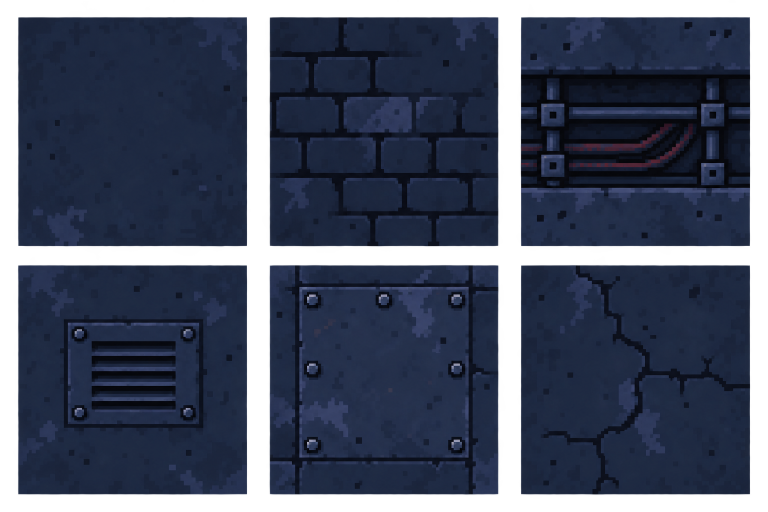
#> input picture Assets/Generated/PowerRelayRoom/Source/power_relay_background_sheet_v1.png, 1536 x 1024 px (shown at 1/2 size)
$ python build_power_relay_room_assets.py
#> lines starting #> are read from the running program, lines starting #| are printed output that depends on the picture
"""Build the Power Relay Room art pack from the generated source sheets.

The source sheets are intentionally kept in Assets/Generated/PowerRelayRoom/Source.
This script turns them into the ART_GUIDE §10 deliverables:

* Native8: 1 art pixel = 1 pixel, 16x16 modular cells, binary alpha.
* GameReady: the same assets enlarged 8x with nearest-neighbour sampling.
* GodotPrototype/assets/power_relay_room: a game-facing copy of GameReady.

The generated images are treated as visual source material only. Cropping, alpha
cleanup, palette reduction, and the part manifest are deterministic here so the
room can be rebuilt without hand-editing a large atlas.
"""

from __future__ import annotations

import json
import shutil
from pathlib import Path

from PIL import Image


ROOT = Path(__file__).resolve().parents[1]
SOURCE = ROOT / "Assets" / "Generated" / "PowerRelayRoom" / "Source"
NATIVE = ROOT / "Assets" / "GameReady" / "Native8" / "PowerRelayRoom"
GAME = ROOT / "Assets" / "GameReady" / "PowerRelayRoom"
GODOT = ROOT / "GodotPrototype" / "assets" / "power_relay_room"


def mkdirs() -> None:
    for root in (NATIVE, GAME, GODOT):
        for folder in ("Tiles/Background", "Tiles/Frame", "Tiles/Frame/InnerCorners", "Props", "Lighting", "Cables", "Destruction", "Validation"):
            (root / folder).mkdir(parents=True, exist_ok=True)


def binary_alpha(img: Image.Image, threshold: int = 128) -> Image.Image:
    rgba = img.convert("RGBA")
    alpha = rgba.getchannel("A").point(lambda value: 255 if value >= threshold else 0)
    rgba.putalpha(alpha)
    return rgba


def quantize_rgba(img: Image.Image, colors: int) -> Image.Image:
    rgba = binary_alpha(img)
    quantized = rgba.convert("RGB").quantize(colors=colors, method=Image.Quantize.MEDIANCUT, dither=Image.Dither.NONE).convert("RGB")
    quantized.putalpha(rgba.getchannel("A"))
    return quantized


# [17 lines left out: functions trim, fit_sprite, not called in this run]


def save_pair(native_img: Image.Image, relative: str) -> None:
    native_path = NATIVE / relative
    game_path = GAME / relative.replace(".png", "_game_scale.png")
    godot_path = GODOT / relative
    for path in (native_path, game_path, godot_path):
        path.parent.mkdir(parents=True, exist_ok=True)
    native_img.save(native_path, optimize=True)
    game = native_img.resize((native_img.width * 8, native_img.height * 8), Image.Resampling.NEAREST)
    game.save(game_path, optimize=True)
    shutil.copy2(game_path, godot_path)


# [4 lines left out: function save_native_only, not called in this run]


def cell_crop(img: Image.Image, columns: int, rows: int, index: int) -> Image.Image:
    cell_w = img.width // columns
    cell_h = img.height // rows
    x = (index % columns) * cell_w
    y = (index // columns) * cell_h
    return img.crop((x, y, x + cell_w, y + cell_h))


def make_tiles() -> None:
    source = Image.open(SOURCE / "power_relay_background_sheet_v1.png").convert("RGBA")
#> source is the input picture: PIL image 1536x1024 RGBA; mean R, G, B, A 27, 37.1, 61.1, 200.8
    names = [
        "power_relay_bg_plain",
        "power_relay_bg_blocks",
        "power_relay_bg_channel",
        "power_relay_bg_vent",
        "power_relay_bg_repaired",
        "power_relay_bg_cracked",
    ]
    for index, name in enumerate(names):
        tile = cell_crop(source, 3, 2, index).convert("RGB").resize((16, 16), Image.Resampling.NEAREST).convert("RGBA")
        tile.putalpha(Image.new("L", tile.size, 255))
        save_pair(quantize_rgba(tile, 12), f"Tiles/Background/{name}.png")
#> this loop made 6 passes
#> pass 1, in make_tiles, `tile = cell_crop(source, 3, 2, index).convert("RGB").resize((16, 16), ..`:
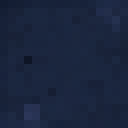
#> tile: PIL image 16x16 RGBA (shown 8 times larger); mean R, G, B, A 26.5, 37.4, 61.6, 255
#> after the loop:
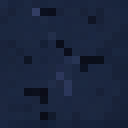
#> tile: PIL image 16x16 RGBA (shown 8 times larger); mean R, G, B, A 26, 36.7, 60.6, 255

    # The room architecture uses the existing modular frame grammar, but the
    # native version is included with this theme so it is self-contained.
    frame_names = [
        "workshop_frame_top_left.png", "workshop_frame_top.png", "workshop_frame_top_right.png",
        "workshop_frame_left.png", "workshop_frame_right.png", "workshop_frame_bottom_left.png",
        "workshop_frame_bottom.png", "workshop_frame_bottom_right.png",
    ]
    for name in frame_names:
        source_path = ROOT / "Assets" / "GameReady" / "Tiles" / "Workshop_Modular" / "Frame" / name
#> (the run stopped early here; a loop or call above may not have finished)
